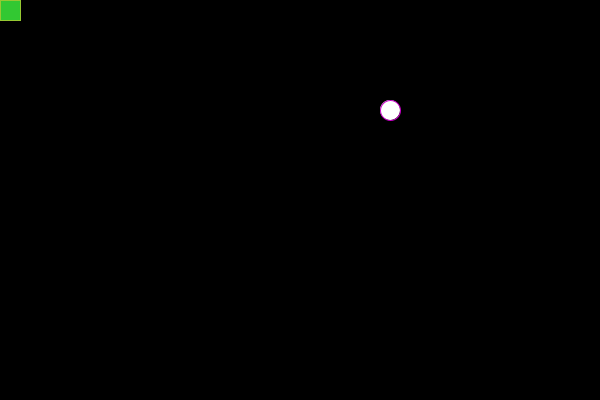
Frame 1 (no input)
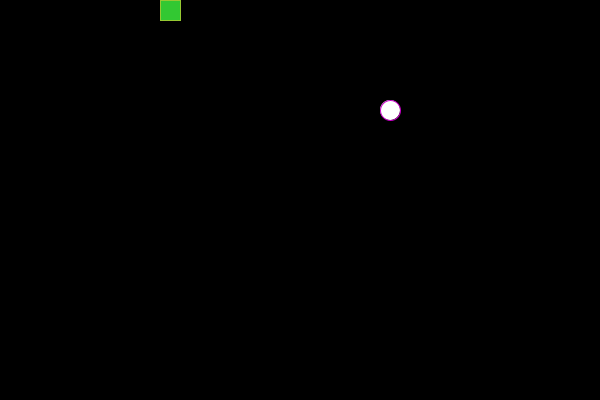
Frame 60 (the mouse pressed at the canvas centre just before this capture)
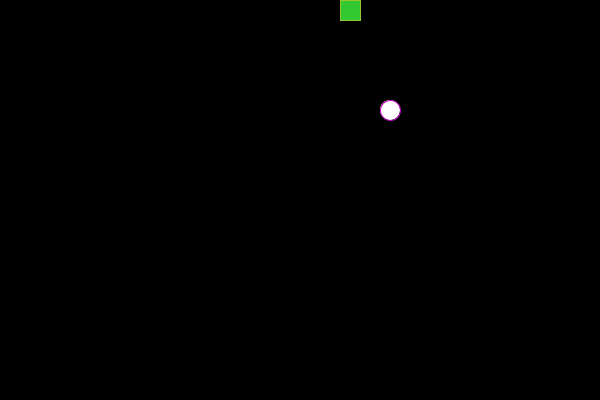
Frame 120 (the mouse held since frame 60 and released just before this capture)

The Processing sketch that drew these frames (run headless with seeded random() and noise(); from frame 60 on, the mouse is pressed at the canvas centre):

// Processing sketch: Eind_opdracht_13
// ── Eind_opdracht_13.pde

int[] dx = {1, 0, -1, 0};
int[] dy = {0, 1, 0, -1};
int[] dk = { RIGHT, DOWN, LEFT, UP };
int gameState = 1;
int time = 0;
int nextTime = 0;

class Snake {
  int x, y;
  ArrayList<PVector> tail;
  int d; // Direction of movement;
  boolean isGrowing = false;
  Snake() {
    d = 0;
    tail = new ArrayList();
  }
  void draw() {
    //println(snake.d);
    time = millis();
    if (gameState == 1) {
      fill(50, 200, 50);
      stroke(150, 200, 50);
      rect(x, y, 20, 20);
      for ( int i = 0; i < tail.size(); i++) {
        rect(tail.get(i).x, tail.get(i).y, 20, 20);
      }
      for (int i =0; i < tail.size(); i++) {
        if (snake.x == tail.get(i).x && snake.y == tail.get(i).y) {
          nextTime = time + 1000;
          gameState = 0;
        }
      }
    } else {
      if (time >= nextTime) {
        gameState = 1;
        setup();
      }
    }
  }

  void update() {
    tail.add( new PVector(x, y, d) );
    if ( isGrowing ) {
      isGrowing = false;
    } else {
      tail.remove(0);
    }
    x += 20*dx[d];
    y += 20*dy[d];
    x += width;
    y += height;
    x %= width;
    y %= height;
  }

  void grow() {
    isGrowing = true;
  }
  void onKeyPressed() {
    println(tail.size());
    for ( int i = 0; i < dk.length; i++) {
      if ( key == CODED && keyCode == dk[i]) {
        if (d != ((i + 2) % 4) || tail.size() == 0) {
          d = i;
        }
      }
    }
  }
}

class Food {
  int x, y;
  Food() {
    newPosition();
  }
  void draw() {
    fill(255);
    stroke(200, 0, 200);
    ellipse(x+10, y+10, 20, 20);
  }
  boolean wasEaten(int ox, int oy) {
    if ( x == ox && y == oy ) {
      newPosition();
      return true;
    }
    return false;
  }
  void newPosition() {
    x = 20 * int(random(width/20));
    y = 20 * int(random(height/20));
  }
}

class Timer {
  int time;
  int duration;
  Timer() {
    duration = 100;
    reset();
  }
  void reset() {
    time = millis() + duration;
  }
  boolean alarm() {
    if ( millis() > time ) {
      time = millis() + duration;
      return true;
    }
    return false;
  }
}



Snake snake;
Food food;
Timer timer;

void setup() {
  size(600, 400);
  snake = new Snake();
  food = new Food();
  timer = new Timer();
  
}

void draw() {
  background(0);
  if ( timer.alarm() ) {
    snake.update();
    if ( food.wasEaten( snake.x, snake.y ) ) {
      snake.grow();
    }
  }
  food.draw();
  snake.draw();
}

void keyPressed() {
  snake.onKeyPressed();
}
